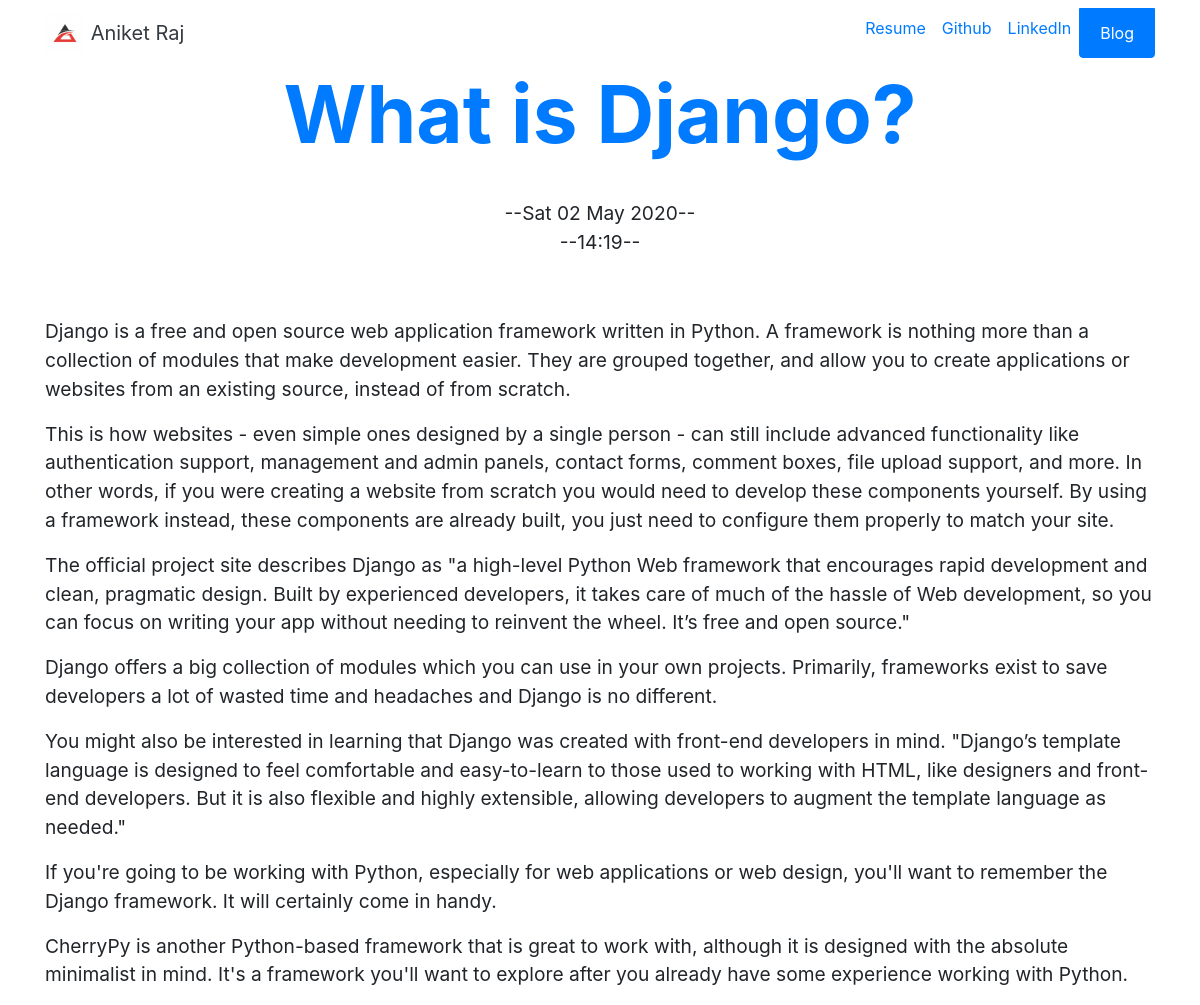
The page /blog/1 on the database its author committed.
### blog/models.py (models this page shows, shortened)
class MyBlog(models.Model):
	title = models.CharField(max_length= 50)
	description = models.TextField(max_length=500000)
	date = models.DateTimeField(auto_now= False, auto_now_add= False)

### blog/views.py (the view)
# urls.py: path('<int:blog_id>', views.detail, name='detail'),
def detail(request, blog_id):
	blog =  get_object_or_404(MyBlog, pk=blog_id)
	return render(request, 'blog/detail.html', {'blog':blog})

### blog/templates/blog/detail.html
{% extends 'portfolio_app/base.html' %}
{% block content %}
<div class="container" id="hometext">
<h2 class="text-center font-weight-bolder text-primary" id="blogdetailtitle">{{ blog.title }}</h2><br>
<p class="text-center">--{{ blog.date|date:'D d M Y' }}--<br>--{{ blog.date|time:"H:i" }}--</p><br>
<p class="text-center">{{ blog.description|linebreaks }}</p>
</div>
{% endblock %}

### portfolio_app/static/portfolio_app/custom.css (style rules this page uses)
@media (min-width: 992px) { #hometext { font-size: 1.2rem; } }
@media (min-width: 992px) { #blogdetailtitle { font-size: 5rem; } }

### rows shown on the page
MyBlog: title "What is Django?", date "Sat 02 May 2020", date "14:19", description "Django is a free and open source web application framework written in Python. A framework is nothing more than a collection of modules that make development easier. They are grouped together, and allow you to create applications or websites from an existing source, instead of from scratch. This is how websites - even simple ones designed by a single person - can still include advanced functionality like authentication support, management and admin panels, contact forms, comment boxes, file upload support, and more. In other words, if you were creating a website from scratch you would need to develop these components yourself. By using a framework instead, these components are already built,…"
